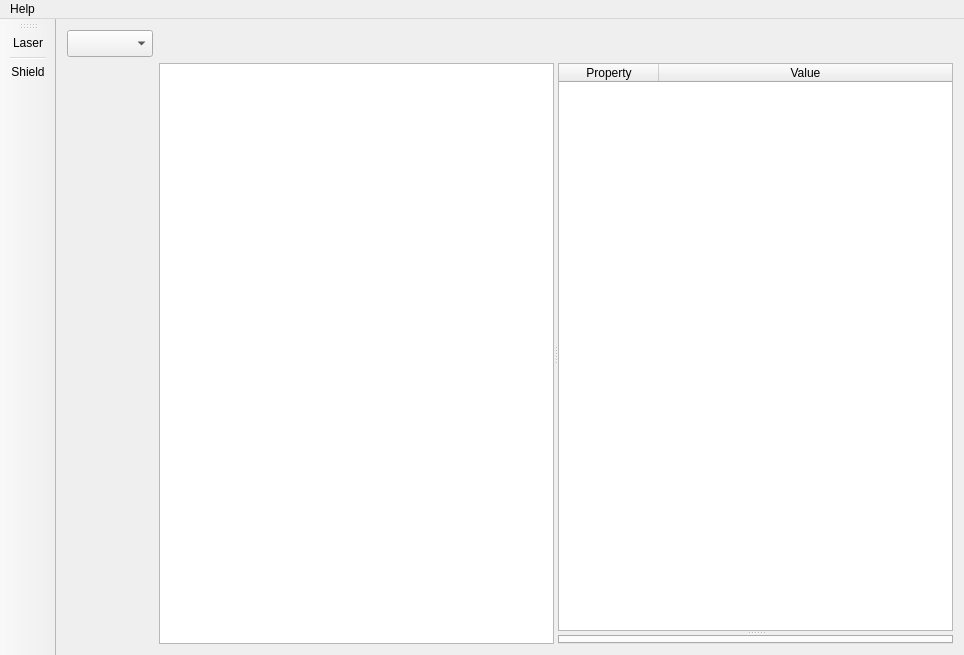
<?xml version="1.0" encoding="UTF-8"?>
<ui version="4.0">
 <class>MainWindow</class>
 <widget class="QMainWindow" name="MainWindow">
  <property name="geometry">
   <rect>
    <x>0</x>
    <y>0</y>
    <width>964</width>
    <height>655</height>
   </rect>
  </property>
  <property name="windowTitle">
   <string>Optical Constructor</string>
  </property>
  <widget class="QWidget" name="centralWidget">
   <layout class="QGridLayout" name="gridLayout">
    <item row="2" column="0">
     <widget class="QComboBox" name="cbMode">
      <property name="font">
       <font>
        <pointsize>12</pointsize>
       </font>
      </property>
      <property name="editable">
       <bool>false</bool>
      </property>
      <property name="currentIndex">
       <number>-1</number>
      </property>
      <property name="duplicatesEnabled">
       <bool>false</bool>
      </property>
      <property name="frame">
       <bool>true</bool>
      </property>
     </widget>
    </item>
    <item row="2" column="1">
     <spacer name="horizontalSpacer">
      <property name="orientation">
       <enum>Qt::Horizontal</enum>
      </property>
      <property name="sizeType">
       <enum>QSizePolicy::Expanding</enum>
      </property>
      <property name="sizeHint" stdset="0">
       <size>
        <width>423</width>
        <height>20</height>
       </size>
      </property>
     </spacer>
    </item>
    <item row="3" column="1">
     <widget class="QSplitter" name="splitter">
      <property name="orientation">
       <enum>Qt::Horizontal</enum>
      </property>
      <widget class="ConstructAreaWidget" name="graphicsView">
       <property name="mouseTracking">
        <bool>false</bool>
       </property>
      </widget>
      <widget class="QSplitter" name="splitter">
       <property name="orientation">
        <enum>Qt::Vertical</enum>
       </property>
       <widget class="QTableWidget" name="tableWidget">
        <attribute name="horizontalHeaderStretchLastSection">
         <bool>true</bool>
        </attribute>
        <attribute name="verticalHeaderStretchLastSection">
         <bool>false</bool>
        </attribute>
        <column>
         <property name="text">
          <string>Property</string>
         </property>
        </column>
        <column>
         <property name="text">
          <string>Value</string>
         </property>
        </column>
       </widget>
       <widget class="QTabWidget" name="tabWidget">
        <property name="currentIndex">
         <number>-1</number>
        </property>
       </widget>
      </widget>
     </widget>
    </item>
   </layout>
  </widget>
  <widget class="QMenuBar" name="menuBar">
   <property name="geometry">
    <rect>
     <x>0</x>
     <y>0</y>
     <width>964</width>
     <height>21</height>
    </rect>
   </property>
   <widget class="QMenu" name="menu">
    <property name="title">
     <string>Help</string>
    </property>
    <addaction name="actionAbout"/>
   </widget>
   <addaction name="menu"/>
  </widget>
  <widget class="QToolBar" name="instrumentToolBar">
   <property name="orientation">
    <enum>Qt::Vertical</enum>
   </property>
   <property name="iconSize">
    <size>
     <width>50</width>
     <height>50</height>
    </size>
   </property>
   <property name="toolButtonStyle">
    <enum>Qt::ToolButtonIconOnly</enum>
   </property>
   <property name="floatable">
    <bool>false</bool>
   </property>
   <attribute name="toolBarArea">
    <enum>LeftToolBarArea</enum>
   </attribute>
   <attribute name="toolBarBreak">
    <bool>false</bool>
   </attribute>
   <addaction name="actionLaser"/>
   <addaction name="separator"/>
   <addaction name="actionShield"/>
  </widget>
  <action name="actionShield">
   <property name="checkable">
    <bool>true</bool>
   </property>
   <property name="icon">
    <iconset resource="../recource.qrc">
     <normaloff>:/icons/shield.png</normaloff>:/icons/shield.png</iconset>
   </property>
   <property name="text">
    <string>Shield</string>
   </property>
   <property name="toolTip">
    <string>Reciever (shield)</string>
   </property>
  </action>
  <action name="actionLaser">
   <property name="checkable">
    <bool>true</bool>
   </property>
   <property name="icon">
    <iconset resource="../recource.qrc">
     <normaloff>:/icons/laser.png</normaloff>:/icons/laser.png</iconset>
   </property>
   <property name="text">
    <string>Laser</string>
   </property>
   <property name="toolTip">
    <string>Light source (laser)</string>
   </property>
  </action>
  <action name="actionAbout">
   <property name="text">
    <string>About</string>
   </property>
  </action>
 </widget>
 <layoutdefault spacing="6" margin="11"/>
 <customwidgets>
  <customwidget>
   <class>ConstructAreaWidget</class>
   <extends>QGraphicsView</extends>
   <header>ui/constructareawidget.h</header>
  </customwidget>
 </customwidgets>
 <resources>
  <include location="../recource.qrc"/>
 </resources>
 <connections>
  <connection>
   <sender>actionAbout</sender>
   <signal>triggered()</signal>
   <receiver>MainWindow</receiver>
   <slot>showInfoWindow()</slot>
   <hints>
    <hint type="sourcelabel">
     <x>-1</x>
     <y>-1</y>
    </hint>
    <hint type="destinationlabel">
     <x>470</x>
     <y>317</y>
    </hint>
   </hints>
  </connection>
 </connections>
 <slots>
  <slot>showInfoWindow()</slot>
  <slot>onDeviceEmplacementChanged()</slot>
 </slots>
</ui>
